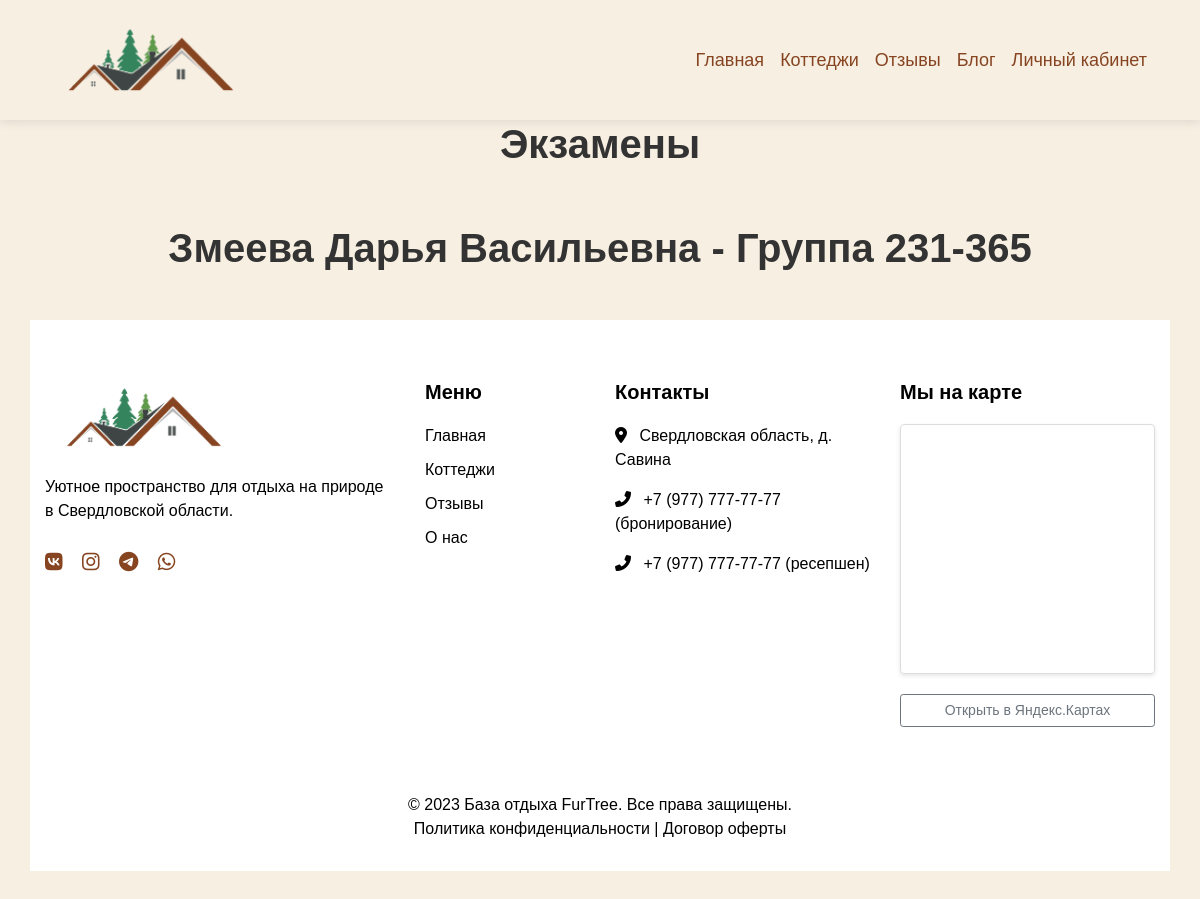
Page /DZexam/ on the earlier database version.
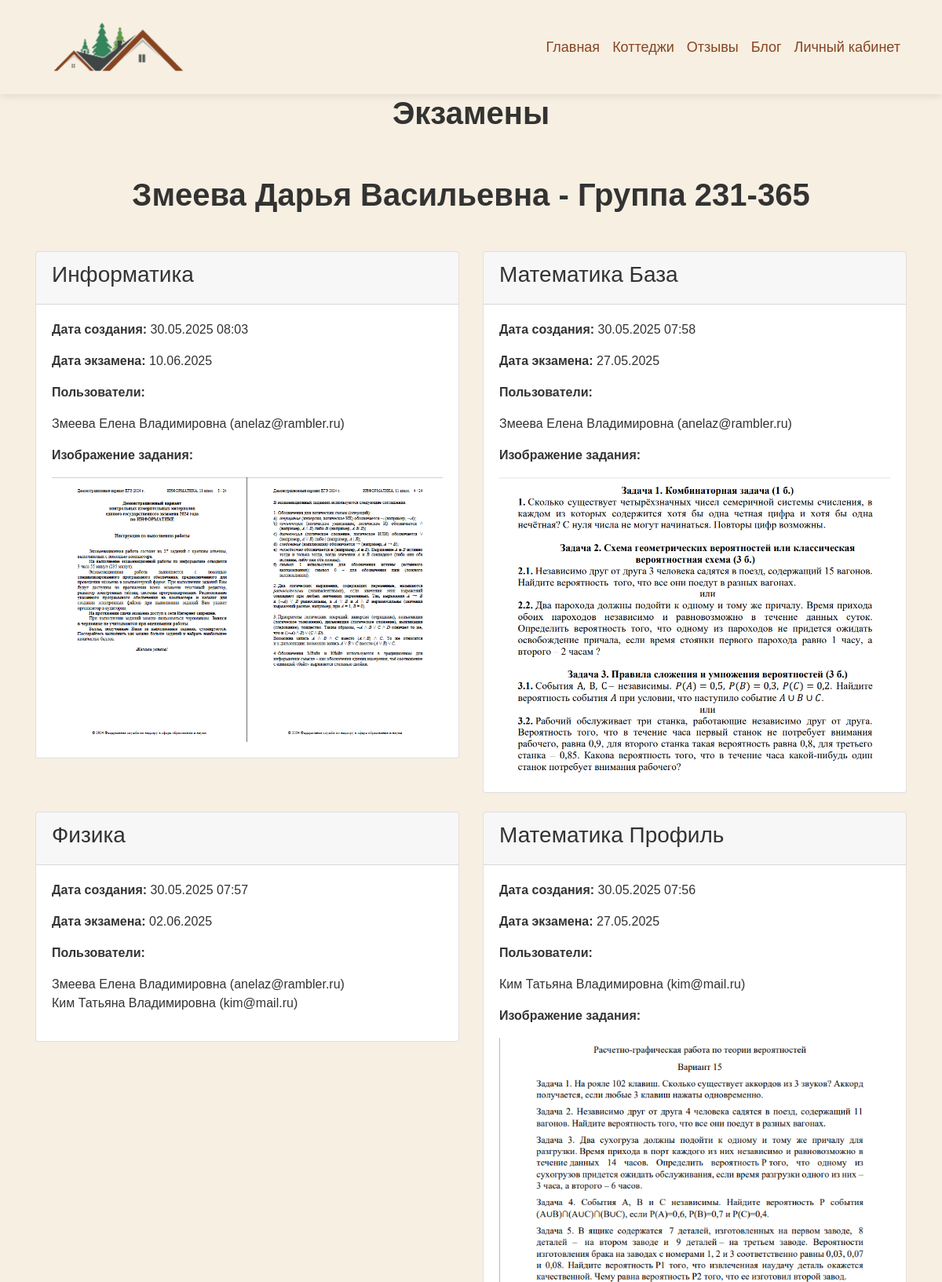
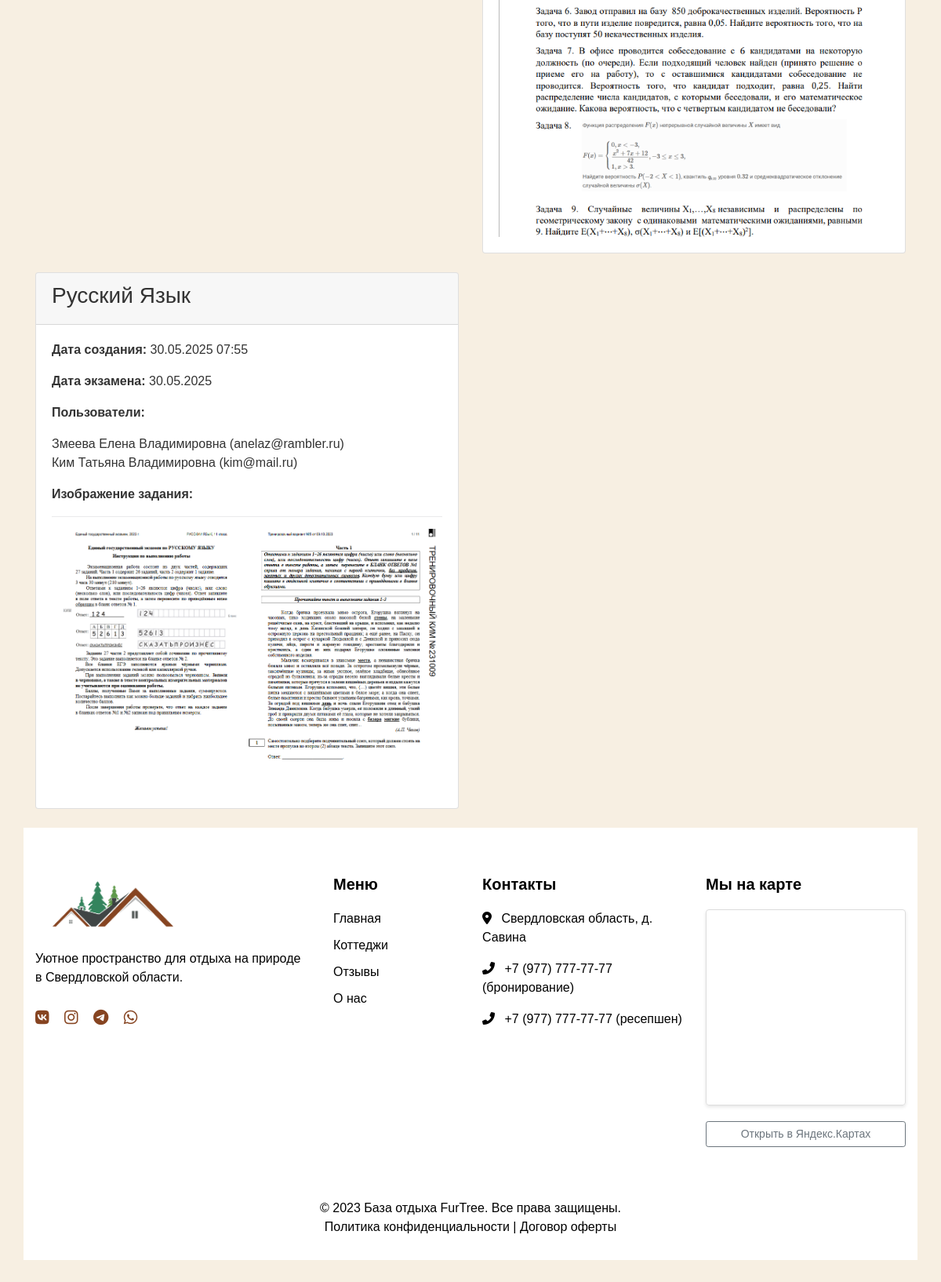
Same page on the later database version (2 pictures, top to bottom).
### recreation/models.py (models this page shows, shortened)
class DZexam(models.Model):
    title = models.CharField(max_length=200, verbose_name="Название экзамена")
    created_at = models.DateTimeField(auto_now_add=True, verbose_name="Дата создания")
    exam_date = models.DateField(verbose_name="Дата проведения экзамена")
    image = models.ImageField(
        upload_to="exam_images/",
        verbose_name="Изображение задания",
        blank=True,
        null=True,
    )
    users = models.ManyToManyField(User, verbose_name="Пользователи")
    is_public = models.BooleanField(default=False, verbose_name="Опубликовано")
    class Meta:
        verbose_name = "Экзамен"
        verbose_name_plural = "Экзамены"
        ordering = ["-created_at"]

class CustomUser(AbstractUser):
    phone = models.CharField(
        _("Телефон"),
        max_length=12,
        default="+70000000000",
        help_text=_("Формат: +79991234567"),
    )
    last_name = models.CharField(_("Фамилия"), max_length=100, blank=False)
    username = models.CharField(_("Имя"), max_length=100, unique=True)
    patronymic = models.CharField(_("Отчество"), max_length=100, blank=True, null=True)
    REQUIRED_FIELDS = ["email", "phone", "last_name", "patronymic"]
    class Meta:
        db_table = "recreation_customuser"
        verbose_name = _("Пользователь")
        verbose_name_plural = _("Пользователи")
        ordering = ["last_name", "username"]
    def get_full_name(self):
        full_name = f"{self.last_name} {self.username}"  # Используем username как имя
        if self.patronymic:
            full_name += f" {self.patronymic}"
        return full_name.strip()

### recreation/views.py (the view)
# urls.py: path("DZexam/", views.dzexam_view, name="dzexam"),
def dzexam_view(request):
    exams = DZexam.objects.filter(is_public=True)
    return render(
        request,
        "dzexam.html",
        {"exams": exams, "fio": "Змеева Дарья Васильевна", "group": "Группа 231-365"},
    )

### recreation/templates/dzexam.html (shortened to what the changed rows need)
<!DOCTYPE html>
<html lang="ru">
<head>
    {% load static %}
    <link rel="stylesheet" href="https://stackpath.bootstrapcdn.com/bootstrap/4.5.2/css/bootstrap.min.css">
    <link rel="stylesheet" href="https://cdnjs.cloudflare.com/ajax/libs/font-awesome/6.0.0/css/all.min.css">
    <link rel="stylesheet" href="https://cdnjs.cloudflare.com/ajax/libs/slick-carousel/1.8.1/slick.min.css">
    <link rel="stylesheet" href="https://cdnjs.cloudflare.com/ajax/libs/slick-carousel/1.8.1/slick-theme.min.css">
    <link rel="stylesheet" href="https://cdnjs.cloudflare.com/ajax/libs/bootstrap-datepicker/1.9.0/css/bootstrap-datepicker.min.css">
</head>
<body>
            <h1>Экзамены</h1>
            {% block content %}
            <div class="container py-5">
                <h1 class="text-center mb-5">{{ fio }} - {{ group }}</h1>
                <div class="row">
                    {% for exam in exams %}
                    <div class="col-md-6 mb-4">
                        <div class="card">
                            <div class="card-header">
                                <h3>{{ exam.title }}</h3>
                            </div>
                            <div class="card-body">
                                <p><strong>Дата создания:</strong> {{ exam.created_at|date:"d.m.Y H:i" }}</p>
                                <p><strong>Дата экзамена:</strong> {{ exam.exam_date|date:"d.m.Y" }}</p>
                                <p><strong>Пользователи:</strong></p>
                                <ul>
                                    {% for user in exam.users.all %}
                                    <ul>{{ user.get_full_name|default:user.username }} ({{ user.email }})</ul>
                                    {% endfor %}
                                </ul>
                                {% if exam.image %}
                                <div class="mt-3">
                                    <p><strong>Изображение задания:</strong></p>
                                    <img src="{{ exam.image.url }}" alt="{{ exam.title }}" class="img-fluid">
                                </div>
                                {% endif %}
                            </div>
                        </div>
                    </div>
                    {% endfor %}
            {% endblock %}
</body>
</html>

Differences in the rows shown:
added DZexam: title "Информатика", created_at "30.05.2025 08:03", exam_date "10.06.2025", image (picture)
now on this page (row unchanged): CustomUser: get_full_name "Змеева Елена Владимировна", email "anelaz@rambler.ru"
added DZexam: title "Математика База", created_at "30.05.2025 07:58", exam_date "27.05.2025", image (picture)
added DZexam: title "Физика", created_at "30.05.2025 07:57", exam_date "02.06.2025"
now on this page (row unchanged): CustomUser: get_full_name "Ким Татьяна Владимировна", email "kim@mail.ru"
added DZexam: title "Математика Профиль", created_at "30.05.2025 07:56", exam_date "27.05.2025", image (picture)
added DZexam: title "Русский Язык", created_at "30.05.2025 07:55", exam_date "30.05.2025", image (picture)
